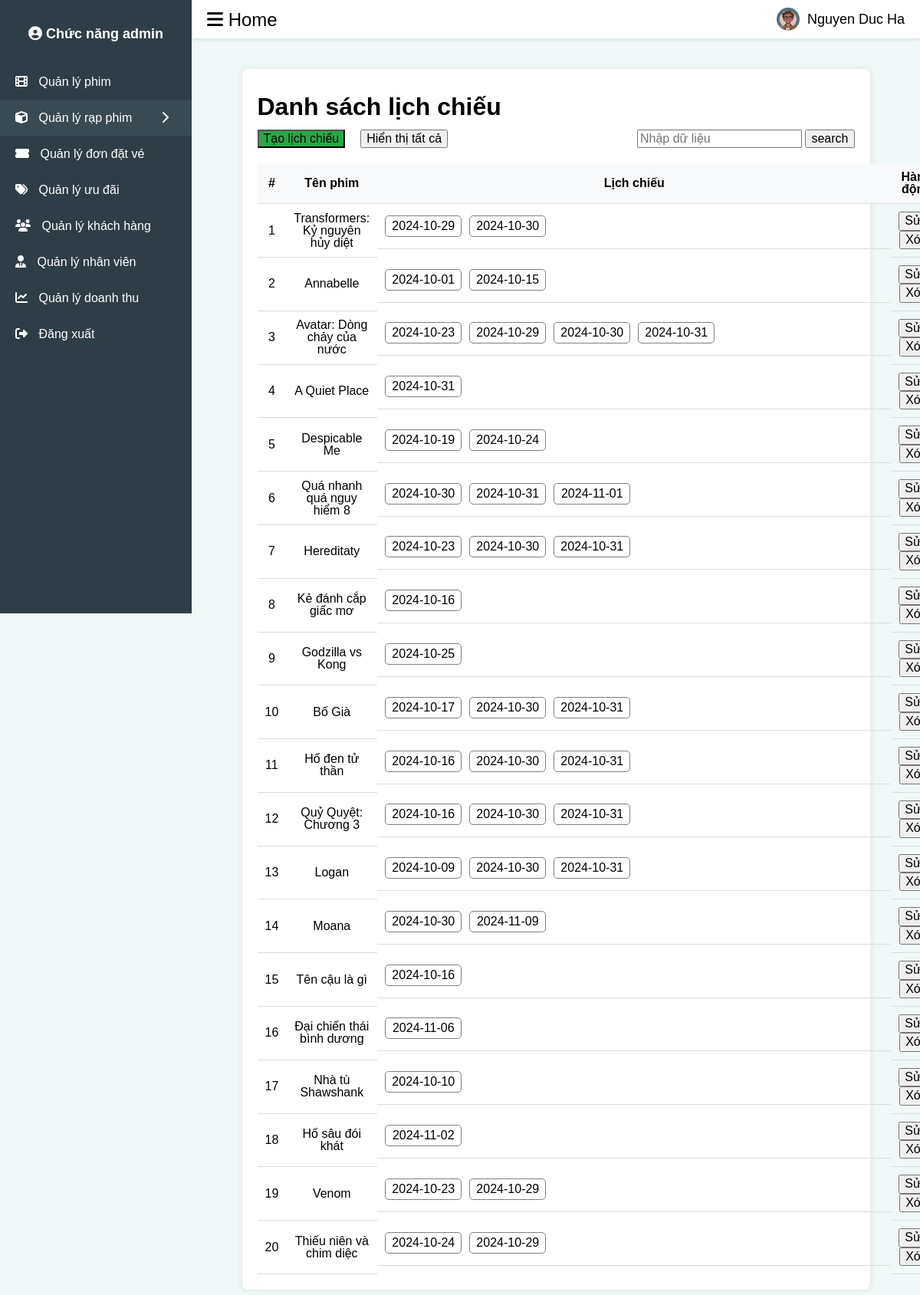
Page /admin/showtime_management/showtime.php on the committed database.
### tables this page shows
CREATE TABLE `movies` (
  `movie_id` int(255) NOT NULL,
  `title` varchar(255) NOT NULL,
  `genre` varchar(100) NOT NULL,
  `age_rating` varchar(10) NOT NULL,
  `release_date` date NOT NULL,
  `country` varchar(100) NOT NULL,
  `subtitle` varchar(50) DEFAULT NULL,
  `status_mv` varchar(50) NOT NULL,
  `description_mv` text DEFAULT NULL,
  `trailer_url` varchar(255) DEFAULT NULL,
  `image_url` varchar(255) DEFAULT NULL,
  `duration` int(11) NOT NULL,
  `vietsub` varchar(255) NOT NULL
);

### admin/showtime_management/showtime.php (the view, shortened to what this page needs)
<?php
include '../../user/db_connection.php';
$search = isset($_GET['search']) ? addslashes($_GET['search']) : '';
?>
<!DOCTYPE html>
<html lang="en">
<head>
    <link rel="stylesheet" href="https://cdnjs.cloudflare.com/ajax/libs/normalize/8.0.1/normalize.min.css" />
    <link rel="stylesheet" href="../../assets/css/base.css">
    <link rel="stylesheet" href="../css/mainadmin.css">
    <link rel="stylesheet" href="../movie_management/ad_movie.css">
    <link rel="stylesheet" href="/4scinema/assets/fonts/fontawesome-free-6.6.0-web/css/all.min.css">
</head>
<body>
<div class="sidebar">
        <h2>
            <a href="../admin.php">
                <i class="fas fa-user-circle"></i>
                Chức năng admin
            </a>
        </h2>
        <ul>
            <a href="../movie_management/ad_movie.php">
                <li>
                    <i class="fas fa-film"></i>
                    Quản lý phim
                </li>
            </a>
            <li class="active" onclick="toggleSubmenu(this)">
                <i class="fas fa-cube"></i>
                Quản lý rạp phim
                <i class="fas fa-chevron-right" style="position: absolute; right: 20px;"></i>
            </li>
            <a href="../ticket_order/order.php">
                <li>
                    <i class="fas fa-ticket-alt"></i>
                    Quản lý đơn đặt vé
                </li>
            </a>
            <a href="../promotion/ad_promotion.php">
                <li>
                    <i class="fas fa-tags"></i>
                    Quản lý ưu đãi
                </li>
            </a>
            <a href="../customer/customer.php">
                <li>
                    <i class="fas fa-users"></i>
                    Quản lý khách hàng
                </li>
            </a>
            <a href="../employees/employees.php">
                <li>
                    <i class="fas fa-user-tie"></i>
                    Quản lý nhân viên
                </li>
            </a>
            <a href="../revenue/revenue.php">
                <li>
                    <i class="fas fa-chart-line"></i>
                    Quản lý doanh thu
                </li>
            </a>
            <a href="../../user/login.php">
                <li>
                    <i class="fas fa-sign-out-alt"></i>
                    Đăng xuất
                </li>
            </a>
        </ul>
    </div>
    <div class="header">
        <div class="menu-icon" onclick="toggleSidebar()">
            <i class="fas fa-bars"></i>
            Home
        </div>
        <div class="user-info">
            <img src="/4scinema/assets/img/admin.jpg" alt="admin">
            <span>Nguyen Duc Ha</span>
        </div>
    </div>
    <div class="content">
        <div class="container">
            <div class="main-header">
                <h1> Danh sách lịch chiếu</h1>
                <div class="ad_nav">
                    <div class="ad_nav_item">
                        <button class="add" id="createMovieBtn">
                            Tạo lịch chiếu
                        </button>
                        <a href="showtime.php" class="reset-button">
                            <button>Hiển thị tất cả</button>
                        </a>
                    </div>
                    <form action="showtime.php" method="get">
                        <input type="text" name="search" required placeholder="Nhập dữ liệu"  value="<?php echo htmlspecialchars($search); ?>"/>
                        <input type="submit" name="ok" value="search" />
                    </form>
                </div>
            </div>
            <table>
                <thead>
                    <tr>
                        <th>#</th>
                        <th>Tên phim</th>
                        <th>Lịch chiếu</th>
                        <th>Hành động</th>
                    </tr>
                </thead>
                <tbody id="showtimeList">
                    <?php
                   if (!empty($search)) {
                    $query = "SELECT movies.movie_id, movies.title, GROUP_CONCAT(DISTINCT showtimes.show_date ORDER BY showtimes.show_date SEPARATOR ', ') AS show_dates
                            FROM showtimes
                            JOIN movies ON showtimes.movie_id = movies.movie_id
                            WHERE movies.title LIKE '%$search%'
                            GROUP BY movies.movie_id
                            HAVING COUNT(showtimes.show_date) > 0 ";
                    $result = $conn->query($query);
                    if (!$result) {
                        die("Query failed: " . $conn->error);
                    }
                    $count = 1;
                    if ($result->num_rows > 0) {
                        while ($row = $result->fetch_assoc()) {
                            echo '<tr>';
                            echo '<td>' . $count++ .  '</td>';
                            echo '<td>' . $row['title'] . '</td>';
                            echo '<td style="width:670px; display: flex; flex-wrap: wrap; gap: 10px;">';
                            $show_dates = explode(', ', $row['show_dates']);
                            foreach ($show_dates as $date) {
                                echo '<div class="showtime-button">' . $date . '</div>';
                            }
                            echo '</td>';
                            echo '<td><button  class="edit" onclick="openEditModal(' . $row['movie_id'] . ' , \'' . $row['show_dates'] . '\')">Sửa</button>
                            <button class="delete" onclick="deleteShowtime(' . $row['movie_id'] . ')">Xóa</button></td>';
                            echo '</td>';
                        }
                    } else {
                        echo '<tr><td colspan="4">Không có dữ liệu nào.</td></tr>';
                    }
                   }else {
                       $query = "SELECT movies.movie_id, movies.title,  GROUP_CONCAT(DISTINCT showtimes.show_date ORDER BY showtimes.show_date SEPARATOR ', ') AS show_dates
                                FROM showtimes
                                JOIN movies ON showtimes.movie_id = movies.movie_id
                                GROUP BY movies.movie_id
                                HAVING COUNT(showtimes.show_date) > 0 ";
                       $result = $conn->query($query);
                       $count = 1;
                       if ($result->num_rows > 0) {
                           while ($row = $result->fetch_assoc()) {
                               echo '<tr>';
                               echo '<td>' . $count++ .  '</td>';
                               echo '<td>' . $row['title'] . '</td>';
                               echo '<td style="width:670px; display: flex; flex-wrap: wrap; gap: 10px;">';
                                $show_dates = explode(', ', $row['show_dates']);
                                foreach ($show_dates as $date) {
                                    echo '<div class="showtime-button">' . $date . '</div>';
                                }
                                echo '</td>';
                               echo '<td><button class="edit" onclick="openEditModal(' . $row['movie_id']  . ', \'' . $row['show_dates'] . '\')">Sửa</button>
                               <button class="delete" onclick="deleteShowtime(' . $row['movie_id'] . ')">Xóa</button></td>';
                           }
                       } else {
                           echo '<tr><td colspan="4">Không có dữ liệu nào.</td></tr>';
                       }
                   }
                    ?>
                </tbody>
            </table>
        </div>
    </div>
</body>
</html>

### assets/css/base.css (style rules this page uses)
:root { --white-color: #fff; --black-color: #000; --text-color:#f8fafc; --hover-color:#f3ea28; --btn-color: #f3ea28; --hover-button-color: #484699; --font-large: 1.8rem; --font-medium: 1.6rem; --font-small: 1.4rem; --border-bottom: solid 0.667px darkgray; --font-title: 'Anton', sans-serif; --icon-color: yellow; }
* { box-sizing: inherit; }
ol, ul { list-style: none; }
html { font-size: 62.5%; line-height: 1.6rem; font-family: 'Josefin Sans', sans-serif; box-sizing: border-box; }
table { border-collapse: collapse; border-spacing: 0; }

### admin/css/mainadmin.css (style rules this page uses)
body { margin: 0; font-family: Arial, sans-serif; background-color: #F0F8F8; }
.sidebar { width: 250px; height: 100vh; background-color: #2F3E46; color: #FFFFFF; position: fixed; top: 0; left: 0; padding-top: 20px; transition: all 0.3s; }
.sidebar h2 { text-align: center; margin-bottom: 30px; font-size: 18px; }
.sidebar ul { list-style-type: none; padding: 0; }
.sidebar a { text-decoration: none; color: #FFFFFF; }
.sidebar ul li { padding: 15px 20px; font-size: 16px; cursor: pointer; position: relative; }
.sidebar ul li:hover, .sidebar ul li.active { background-color: #3A4A52; }
.sidebar ul li i { margin-right: 10px; }
.header { height: 50px; background-color: #FFFFFF; display: flex; align-items: center; justify-content: space-between; padding: 0 20px; box-shadow: 0 2px 4px rgba(0, 0, 0, 0.1); position: fixed; top: 0; left: 250px; right: 0; transition: all 0.3s; }
.header .menu-icon { font-size: 24px; cursor: pointer; }
.header .user-info { display: flex; align-items: center; font-size: 18px ; }
.header .user-info img { width: 30px; height: 30px; border-radius: 50%; margin-right: 10px; }
.content { margin-left: 250px; padding: 70px 20px 20px 20px; transition: all 0.3s; }
.showtime-button { width: 100px; padding: 5px; margin: 5px 0; border: 1px solid gray; border-radius: 5px; }

### admin/movie_management/ad_movie.css (style rules this page uses)
.container { width: 90%; margin: 20px auto; background-color: #fff; padding: 20px; border-radius: 8px; box-shadow: 0 0 10px rgba(0, 0, 0, 0.1); font-size: 16px; }
.header { display: flex; justify-content: space-between; align-items: center; margin-bottom: 20px; }
.add { background-color: #28a745; }
table { width: 100%; border-collapse: collapse; }
table th, table td { padding: 10px; text-align: center; border-bottom: 1px solid #ddd; }
table th { background-color: #f8f9fa; }
.main-header { margin-bottom: 20px; }
.ad_nav { display: flex; justify-content: space-between; align-items: center; }
.reset-button { list-style: none; }
.ad_nav_item { display: flex; gap: 20px; }

### rows in the picture
movies: title "Transformers: Kỷ nguyên hủy diệt", date "2024-10-29", date "2024-10-30"
movies: title "Annabelle", date "2024-10-01", date "2024-10-15"
movies: title "Avatar: Dòng chảy của nước", date "2024-10-23", date "2024-10-29", date "2024-10-30", date "2024-10-31"
movies: title "A Quiet Place", date "2024-10-31"
movies: title "Despicable Me", date "2024-10-19", date "2024-10-24"
movies: title "Quá nhanh quá nguy hiểm 8", date "2024-10-30", date "2024-10-31", date "2024-11-01"
movies: title "Hereditaty", date "2024-10-23", date "2024-10-30", date "2024-10-31"
movies: title "Kẻ đánh cắp giấc mơ", date "2024-10-16"
movies: title "Godzilla vs Kong", date "2024-10-25"
movies: title "Bố Già", date "2024-10-17", date "2024-10-30", date "2024-10-31"
movies: title "Hố đen tử thần", date "2024-10-16", date "2024-10-30", date "2024-10-31"
movies: title "Quỷ Quyệt: Chương 3", date "2024-10-16", date "2024-10-30", date "2024-10-31"
movies: title "Logan", date "2024-10-09", date "2024-10-30", date "2024-10-31"
movies: title "Moana", date "2024-10-30", date "2024-11-09"
movies: title "Tên cậu là gì", date "2024-10-16"
movies: title "Đại chiến thái bình dương", date "2024-11-06"
movies: title "Nhà tù Shawshank", date "2024-10-10"
movies: title "Hố sâu đói khát", date "2024-11-02"
movies: title "Venom", date "2024-10-23", date "2024-10-29"
movies: title "Thiếu niên và chim diệc", date "2024-10-24", date "2024-10-29"
